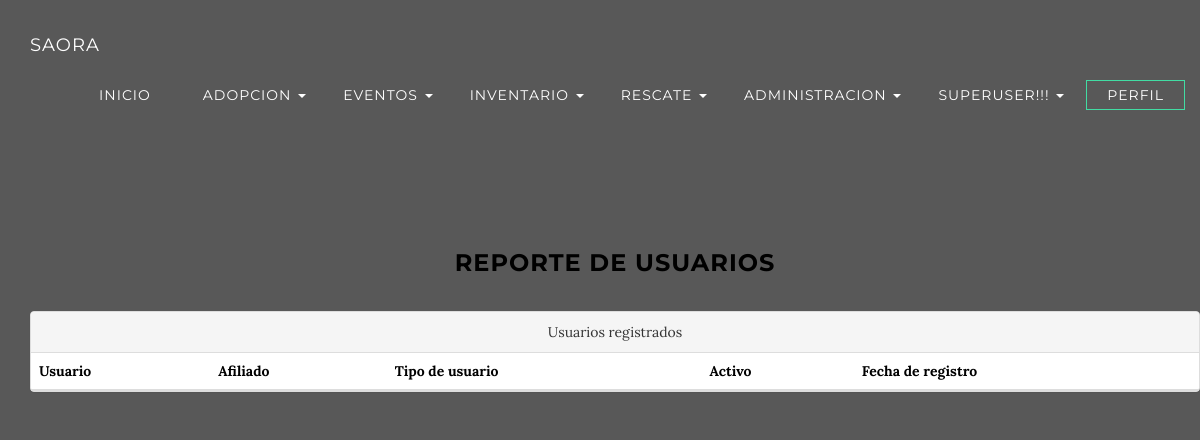
The page /usr/con_usr/ (signed in) on the database as committed earlier.
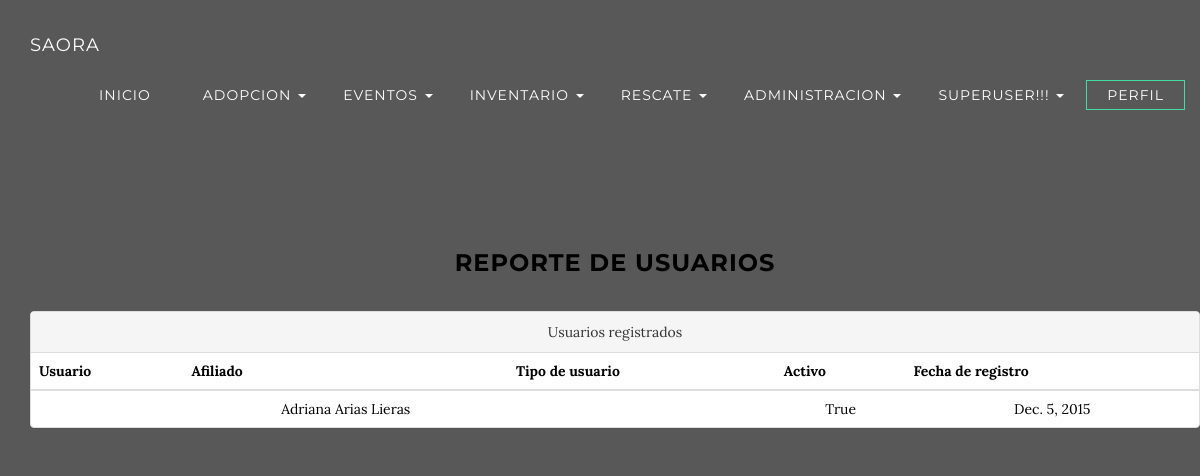
The same page on the database as committed later.
### SAORA/apps/Usuarios/models.py (models this page shows, shortened)
class Usuario(models.Model):
	user = models.OneToOneField(User, unique=True)
	id_afil = models.ForeignKey('Afiliado')
	activo = models.BooleanField(default=True)
	ult_act = models.DateField(auto_now_add=True)

class Afiliado(models.Model):
	nombre = models.CharField(max_length=25)
	ape_pat = models.CharField(max_length=25)
	ape_mat = models.CharField(max_length=25)
	edad = models.PositiveIntegerField()
	direccion  = models.CharField(max_length=100)
	tel = models.PositiveIntegerField()
	email = models.CharField(max_length=45)
	id_tafil = models.ForeignKey('Tafil')
	ult_act = models.DateField(auto_now_add=True)
	imagen = models.ImageField(upload_to='afiliados/')
	SLUG = models.SlugField(unique=True)
	def __unicode__(self):
		return "%s %s %s"%(self.nombre,self.ape_pat,self.ape_mat)

### SAORA/apps/Usuarios/views.py (the view)
@login_required(login_url='/')
def Con_Usr(request):
	obj = Usuario.objects.all()
	ctx = {'mensaje':obj}
	return render(request,'Usuarios/con_usr.html',ctx)

### SAORA/templates/Usuarios/con_usr.html (shortened to what this page needs)
{% extends "General/base.html"%}
{% block content %}
<section class="container content-section text-center">
	<div class="container">
		<h3>Reporte de usuarios</h3>
	</div>
	<div class="container">
		<section class="row">
			<div class="panel panel-default">
			<div class="panel-heading">Usuarios registrados</div>
				<table class="table">
					<thead>
						<tr>
							<th>Usuario</th>
							<th>Afiliado</th>
							<th>Tipo de usuario</th>
							<th>Activo</th>
							<th>Fecha de registro</th>
						</tr>
					</thead>
					<tbody>
						{% for item in mensaje %}
							<tr>
								<td> {{item.usr}}</td>
								<td> {{item.id_afil}} </td>
								<td> {{item.id_tusr}} </td>
								<td> {{item.activo}} </td>
								<td> {{item.ult_act}} </td>
							</tr>
						{% endfor %}
					</tbody>
				</table>
			</div>
		</section>
	</div>
</section>
{% endblock %}

Rows that differ between the two databases and show on the page:
added Usuario: id_afil "Adriana Arias Lieras", activo "True", ult_act "Dec. 5, 2015"
